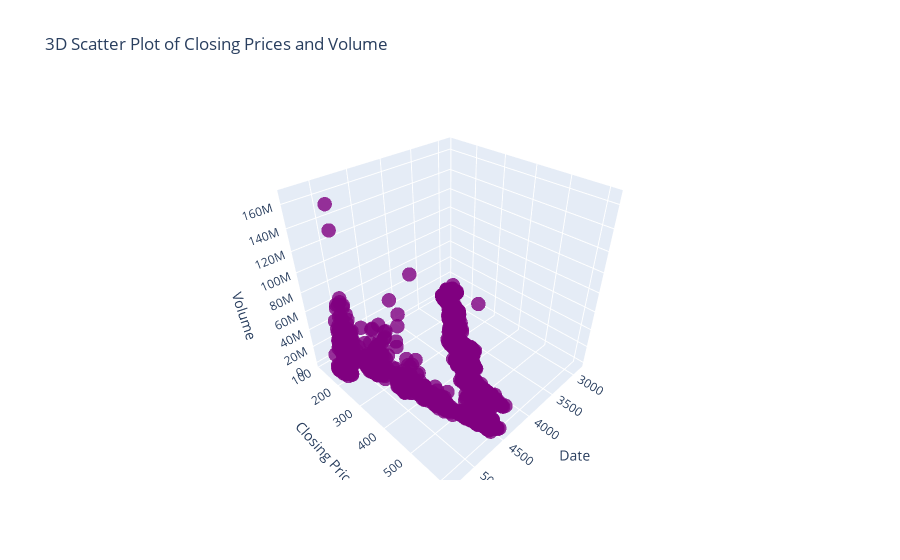

Notebook code cell kept with this figure:
### Code cell
fig = go.Figure(data=go.Scatter3d(
    x=df.index,
    y=df['Close'],
    z=df['Volume'],
    mode='markers',
    marker=dict(size=5, color='purple', opacity=0.8)
))

fig.update_layout(title='3D Scatter Plot of Closing Prices and Volume',
                  scene=dict(xaxis_title='Date',
                             yaxis_title='Closing Price',
                             zaxis_title='Volume'))
fig.show()

### Figure 1 — Plotly figure (JSON) as saved in the notebook; plotly's stock layout.template omitted (floating-point values rounded to 4 significant figures; data arrays with more than 128 entries replaced by an {"elided": "..."} marker saying what was removed)
{"data": [{"marker": {"color": "purple", "opacity": 0.8, "size": 5}, "mode": "markers", "type": "scatter3d", "x": {"elided": "2456 int values"}, "y": {"elided": "2456 float values"}, "z": {"elided": "2456 int values"}}], "layout": {"scene": {"xaxis": {"title": {"text": "Date"}}, "yaxis": {"title": {"text": "Closing Price"}}, "zaxis": {"title": {"text": "Volume"}}}, "title": {"text": "3D Scatter Plot of Closing Prices and Volume"}}}
